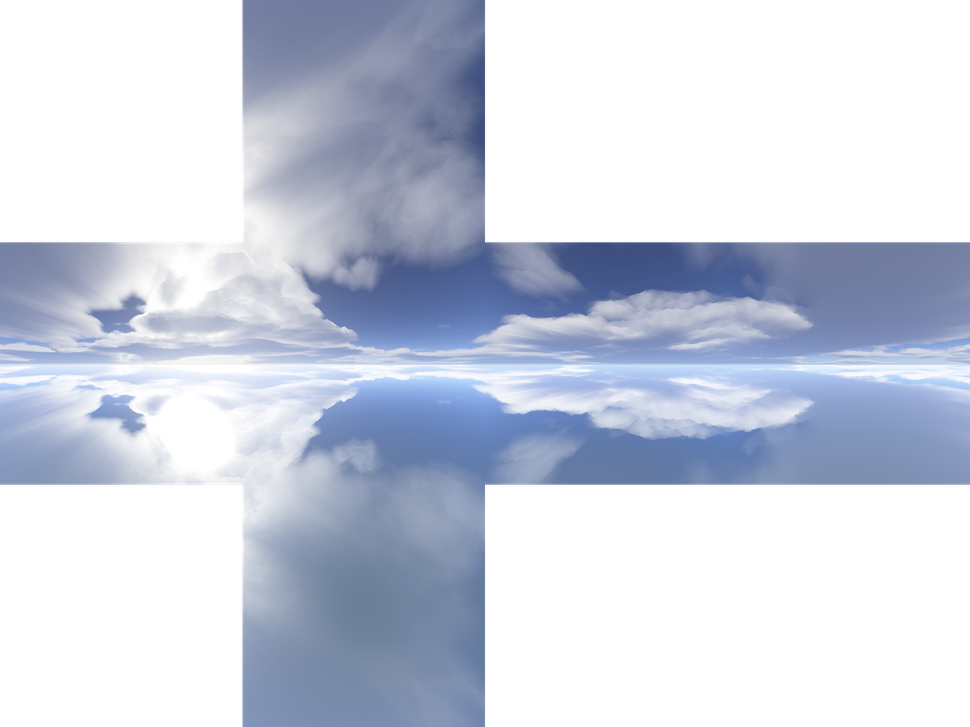
#> input picture skybox.png, 970 x 727 px, shrunk from 3600 x 2700 before the run, found by its file name
$ python split.py
#> lines starting #> are read from the running program, lines starting #| are printed output that depends on the picture
import itertools
from PIL import Image

PATH = "/home/laurent/Documents/Polytech/MA2/Virtual_Reality/project/"
filename = "skybox.png"

img = Image.open(f"{PATH}{filename}")
#> img is the input picture: PIL image 970x727 RGBA; mean R, G, B, A 76.6, 83.2, 97.6, 127.5
width, height = img.size
#> width = 970; height = 727

block_size = (width//4, height//3)
#> block_size = (242, 242)

for i, j in itertools.product(range(4), range(3)):
    img_res = img.crop((i*block_size[0], (j)*block_size[1], (i+1)*block_size[0], (j+1)*block_size[1]))
    if i==1 and j==0: # Top
        img_res.save(f"{PATH}top.png")
    if i==0 and j==1: # Left
        img_res.save(f"{PATH}left.png")
    if i==1 and j==1: # Center
        img_res.save(f"{PATH}front.png")
    if i==2 and j==1: # Right
        img_res.save(f"{PATH}right.png")
    if i==3 and j==1: # Right++
        img_res.save(f"{PATH}back.png")
    if i==1 and j==2: # Bottom
        img_res.save(f"{PATH}bottom.png")
#> this loop made 12 passes
#> pass 2, `img_res = img.crop((i*block_size[0], (j)*block_size[1], (i+1)*block_si..`:
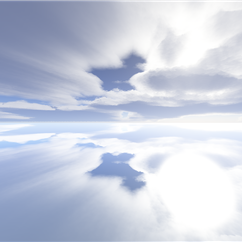
#> img_res: PIL image 242x242 RGBA; mean R, G, B, A 200.6, 207.2, 223.1, 254.6; transparent parts drawn white
#> pass 3, `img_res = img.crop((i*block_size[0], (j)*block_size[1], (i+1)*block_si..`:
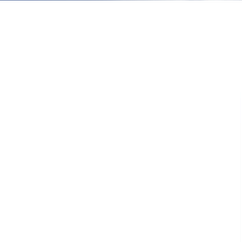
#> img_res: PIL image 242x242 RGBA; mean R, G, B, A 2.2, 2.3, 2.6, 0.7; transparent parts drawn white
